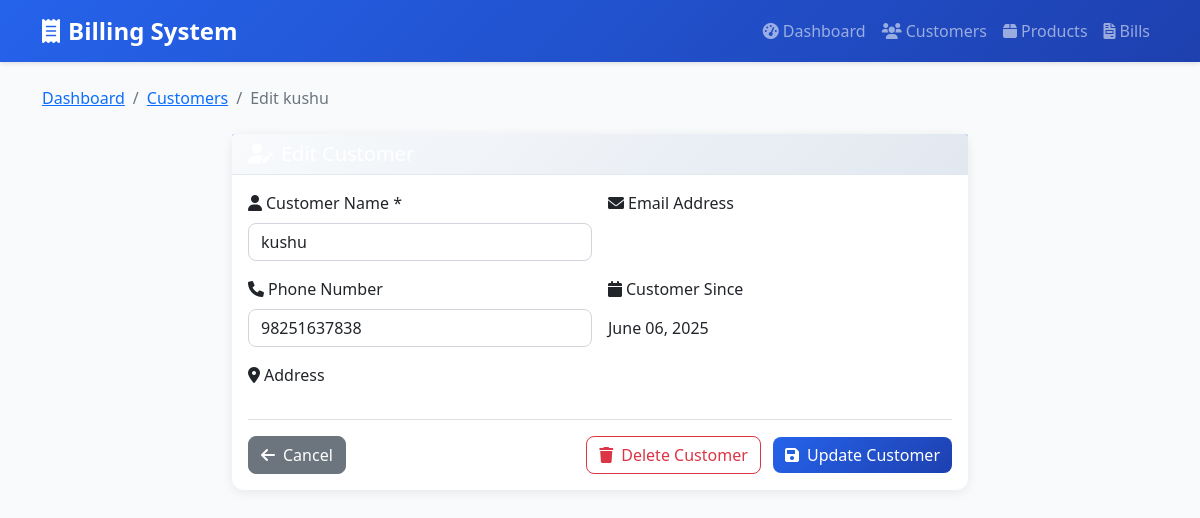
Page /customers/edit/1/ on the committed database.
### billapp/models.py (models this page shows, shortened)
class Customer(models.Model):
    name = models.CharField(max_length=200)
    phone = models.CharField(max_length=20, blank=True, null=True)
    created_at = models.DateTimeField(auto_now_add=True)
    class Meta:
        ordering = ['name']

### billapp/views.py (the view)
# urls.py: path('customers/edit/<int:pk>/', views.customer_edit, name='customer_edit'),
def customer_edit(request, pk):
    customer = get_object_or_404(Customer, pk=pk)
    if request.method == 'POST':
        form = CustomerForm(request.POST, instance=customer)
        if form.is_valid():
            form.save()
            messages.success(request, 'Customer updated successfully!')
            return redirect('customer_list')
    else:
        form = CustomerForm(instance=customer)
    return render(request, 'billing/customers/edit.html', {'form': form, 'customer': customer})

### billapp/forms.py
class CustomerForm(forms.ModelForm):
    class Meta:
        model = Customer
        fields = ['name',  'phone', ]
        widgets = {
            'name': forms.TextInput(attrs={
                'class': 'form-control',
                'placeholder': 'Enter customer name'
            }),
            'phone': forms.TextInput(attrs={
                'class': 'form-control',
                'placeholder': 'Enter phone number'
            }),
        }

### templates/billing/customers/edit.html (shortened to what this page needs)
{% extends 'billing/base.html' %}
{% block content %}
<nav aria-label="breadcrumb" class="mb-4">
    <ol class="breadcrumb">
        <li class="breadcrumb-item"><a href="{% url 'dashboard' %}">Dashboard</a></li>
        <li class="breadcrumb-item"><a href="{% url 'customer_list' %}">Customers</a></li>
        <li class="breadcrumb-item active">Edit {{ customer.name }}</li>
    </ol>
</nav>
<div class="row justify-content-center">
    <div class="col-lg-8">
        <div class="card">
            <div class="card-header bg-primary text-white">
                <h5 class="mb-0">
                    <i class="fas fa-user-edit me-2"></i>Edit Customer
                </h5>
            </div>
            <div class="card-body">
                <form method="post">
                    <div class="row g-3">
                        <div class="col-md-6">
                            <label for="{{ form.name.id_for_label }}" class="form-label">
                                <i class="fas fa-user me-1"></i>Customer Name *
                            </label>
                            {{ form.name }}
                        </div>
                        <div class="col-md-6">
                            <label for="{{ form.email.id_for_label }}" class="form-label">
                                <i class="fas fa-envelope me-1"></i>Email Address
                            </label>
                        </div>
                        <div class="col-md-6">
                            <label for="{{ form.phone.id_for_label }}" class="form-label">
                                <i class="fas fa-phone me-1"></i>Phone Number
                            </label>
                            {{ form.phone }}
                        </div>
                        <div class="col-md-6">
                            <label class="form-label">
                                <i class="fas fa-calendar me-1"></i>Customer Since
                            </label>
                            <div class="form-control-plaintext">
                                {{ customer.created_at|date:"F d, Y" }}
                            </div>
                        </div>
                        <div class="col-12">
                            <label for="{{ form.address.id_for_label }}" class="form-label">
                                <i class="fas fa-map-marker-alt me-1"></i>Address
                            </label>
                        </div>
                    </div>
                    <div class="d-flex justify-content-between align-items-center mt-4 pt-3 border-top">
                        <a href="{% url 'customer_list' %}" class="btn btn-secondary">
                            <i class="fas fa-arrow-left me-2"></i>Cancel
                        </a>
                        <div>
                            <a href="{% url 'customer_delete' customer.pk %}" class="btn btn-outline-danger me-2">
                                <i class="fas fa-trash me-2"></i>Delete Customer
                            </a>
                            <button type="submit" class="btn btn-primary">
                                <i class="fas fa-save me-2"></i>Update Customer
                            </button>
                        </div>
                    </div>
                </form>
            </div>
        </div>
    </div>
</div>
{% endblock %}

### templates/billing/base.html (style rules this page uses)
:root { --primary-color: #2563eb; --primary-dark: #1e40af; --success-color: #059669; --danger-color: #dc2626; --warning-color: #d97706; --info-color: #0891b2; --dark-color: #1f2937; --light-color: #f8fafc; }
body { background-color: #f8fafc; font-family: 'Segoe UI', Tahoma, Geneva, Verdana, sans-serif; }
.card { border: none; border-radius: 12px; box-shadow: 0 2px 12px rgba(0, 0, 0, .08); transition: all 0.3s ease; }
.card-header { background: linear-gradient(135deg, #f8fafc, #e2e8f0); border-bottom: 1px solid #e2e8f0; font-weight: 600; }
.btn { border-radius: 8px; font-weight: 500; transition: all 0.3s ease; }
.btn-primary { background: linear-gradient(135deg, var(--primary-color), var(--primary-dark)); border: none; }
.form-control, .form-select { border-radius: 8px; border: 1px solid #d1d5db; transition: all 0.3s ease; }

### rows in the picture
Customer: name "kushu", phone "98251637838", created_at "June 06, 2025"
